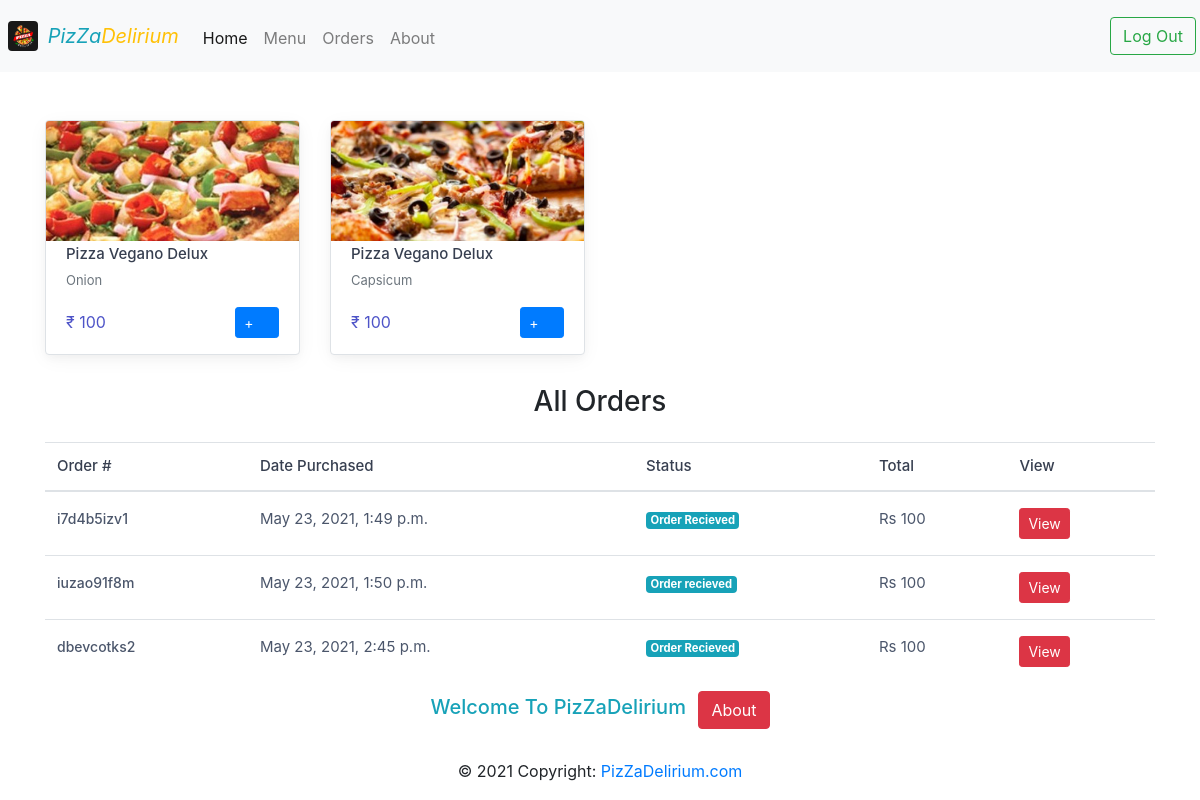
The page /orders (signed in) on the database as committed earlier.
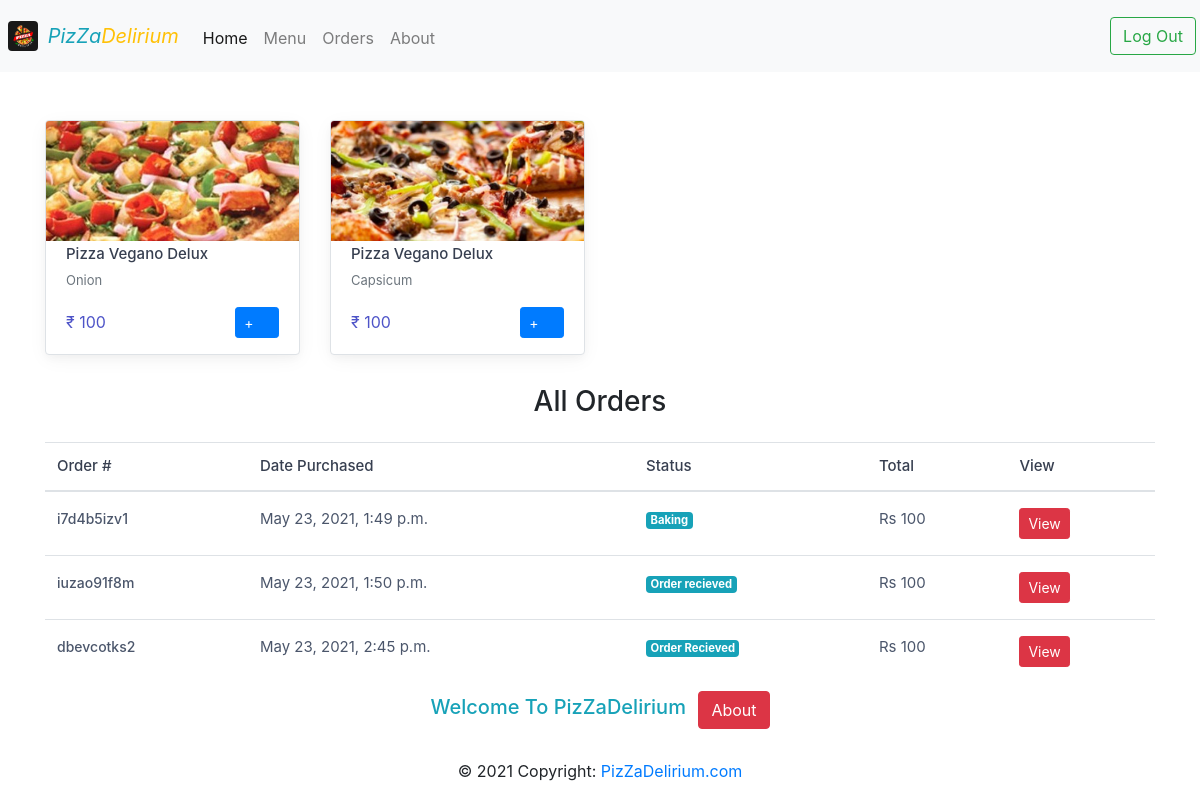
The same page on the database as committed later.
### App/models.py (models this page shows, shortened)
class Order(models.Model):
    pizza 			= models.ForeignKey(Pizza, on_delete=models.CASCADE)
    user 			= models.ForeignKey(User, on_delete=models.CASCADE)
    order_id 		= models.CharField(max_length=100 , blank=True)
    amount 			= models.IntegerField(default=100)
    status 			= models.CharField(max_length=100 , choices = CHOICES , default="Order Recieved")
    date 			= models.DateTimeField(auto_now_add=True)

### App/views.py (the view)
# urls.py: path('orders', orders_view, name='orders'),
def orders_view(request ):
	if request.user.is_authenticated:
		pizza = Pizza.objects.all()
		orders = Order.objects.filter(user = request.user)
		context = {'pizza' : pizza, 'orders' : orders}
		return render(request , 'orders.html', context)
	return HttpResponseRedirect(reverse('login'))

### App/templates/orders.html (shortened to what this page needs)
{% extends "base.html" %}
{% load humanize %}
{% block body %}
<div class="container">
    <div class="row pt-3 mt-5 pt-sm-0">
        {% for p in pizza %}
        <div class="col-lg-3 col-md-4 col-sm-6  mb-grid-gutter ">
            <div class="card product-card shadow border pb-2"><a class="d-block" href="#quick-view" data-toggle="modal"><img
                        class="card-img-top" src="{{p.image}}" alt="Pizza"></a>
                <div class="card-body pt-1 pb-2">
                    <h3 class="product-title font-size-md"><a href="#quick-view" data-toggle="modal">Pizza Vegano
                            Delux</a></h3>
                    <p class="font-size-ms text-muted"> {{p.name}}
                        </p>
                    <div class="d-flex align-items-center justify-content-between">
                        <div class="product-price"><span class="text-accent"> ₹ {{p.price}}</span></div>
                        <button class="btn btn-primary btn-sm" onclick="createOrder({{p.id}})" type="button" data-toggle="toast"
                            data-target="#cart-toast">+<i class="czi-cart font-size-base ml-1"></i></button>
                    </div>
                </div>
            </div>
        </div>
        {% endfor %}
    </div>
    <div>
        <h3 class="text-center mb-4">All Orders</h3>
        <div class="table-responsive font-size-md">
            <table class="table table-hover mb-0">
                <thead>
                    <tr>
                        <th>Order #</th>
                        <th>Date Purchased</th>
                        <th>Status</th>
                        <th>Total</th>
                        <th>View</th>
                    </tr>
                </thead>
                <tbody>
                    {% for order in orders %}
                    <tr>
                        <td class="py-3"><a class="nav-link-style font-weight-medium font-size-sm" href="#order-details"
                                data-toggle="modal">{{order.order_id}}</a></td>
                        <td class="py-3">{{order.date}}</td>
                        <td class="py-3"><span class="badge badge-info m-0">{{order.status}}</span></td>
                        <td class="py-3">Rs {{order.amount}}</td>
                        <td class="py-3">
                            <a href="{% url 'order' order.order_id %}" class="btn btn-danger btn-sm">View</a>
                        </td>
                    </tr>
                    {%  endfor %}
                </tbody>
            </table>
        </div>
    </div>
</div>
{% endblock %}

Rows that differ between the two databases and show on the page:
changed Order "i7d4b5izv1": status "Order Recieved" → "Baking"
